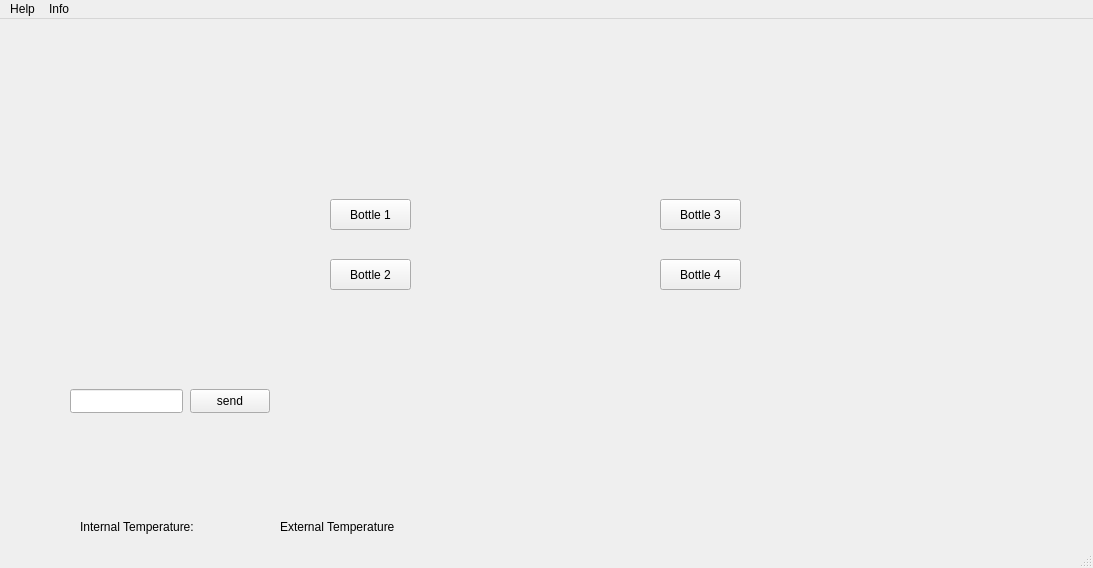
<?xml version="1.0" encoding="UTF-8"?>
<ui version="4.0">
 <class>MainWindow</class>
 <widget class="QMainWindow" name="MainWindow">
  <property name="geometry">
   <rect>
    <x>0</x>
    <y>0</y>
    <width>1093</width>
    <height>568</height>
   </rect>
  </property>
  <property name="windowTitle">
   <string>WaterSampler</string>
  </property>
  <property name="windowIcon">
   <iconset resource="resource.qrc">
    <normaloff>:/images/images/RemotelyOperatedWaterSampler.png</normaloff>:/images/images/RemotelyOperatedWaterSampler.png</iconset>
  </property>
  <widget class="QWidget" name="centralwidget">
   <widget class="QPushButton" name="btn_btl">
    <property name="geometry">
     <rect>
      <x>330</x>
      <y>180</y>
      <width>81</width>
      <height>31</height>
     </rect>
    </property>
    <property name="text">
     <string>Bottle 1</string>
    </property>
   </widget>
   <widget class="QPushButton" name="btn_btl_2">
    <property name="geometry">
     <rect>
      <x>330</x>
      <y>240</y>
      <width>81</width>
      <height>31</height>
     </rect>
    </property>
    <property name="text">
     <string>Bottle 2</string>
    </property>
   </widget>
   <widget class="QPushButton" name="btn_btl_3">
    <property name="geometry">
     <rect>
      <x>660</x>
      <y>180</y>
      <width>81</width>
      <height>31</height>
     </rect>
    </property>
    <property name="text">
     <string>Bottle 3</string>
    </property>
   </widget>
   <widget class="QPushButton" name="btn_btl_4">
    <property name="geometry">
     <rect>
      <x>660</x>
      <y>240</y>
      <width>81</width>
      <height>31</height>
     </rect>
    </property>
    <property name="text">
     <string>Bottle 4</string>
    </property>
   </widget>
   <widget class="QLabel" name="watersampler">
    <property name="geometry">
     <rect>
      <x>460</x>
      <y>140</y>
      <width>151</width>
      <height>181</height>
     </rect>
    </property>
    <property name="text">
     <string/>
    </property>
    <property name="pixmap">
     <pixmap resource="resource.qrc">:/images/images/RemotelyOperatedWaterSampler.png</pixmap>
    </property>
    <property name="scaledContents">
     <bool>true</bool>
    </property>
   </widget>
   <widget class="QLineEdit" name="lntest">
    <property name="geometry">
     <rect>
      <x>70</x>
      <y>370</y>
      <width>113</width>
      <height>24</height>
     </rect>
    </property>
   </widget>
   <widget class="QPushButton" name="pushButton">
    <property name="geometry">
     <rect>
      <x>190</x>
      <y>370</y>
      <width>80</width>
      <height>24</height>
     </rect>
    </property>
    <property name="text">
     <string>send</string>
    </property>
   </widget>
   <widget class="QLabel" name="connection">
    <property name="geometry">
     <rect>
      <x>50</x>
      <y>450</y>
      <width>201</width>
      <height>51</height>
     </rect>
    </property>
    <property name="styleSheet">
     <string notr="true">#connection[state = &quot;off&quot;]{
	image: url(:/images/images/disconnected.png);
}
#connection[state = &quot;on&quot;]{
	image: url(:/images/images/connected.png);
}</string>
    </property>
    <property name="text">
     <string/>
    </property>
    <property name="state" stdset="0">
     <string>off</string>
    </property>
   </widget>
   <widget class="QLabel" name="lnonboard_temp">
    <property name="geometry">
     <rect>
      <x>210</x>
      <y>500</y>
      <width>61</width>
      <height>16</height>
     </rect>
    </property>
    <property name="styleSheet">
     <string notr="true">#connection[state = &quot;off&quot;]{
	image: url(:/images/images/disconnected.png);
}
#connection[state = &quot;on&quot;]{
	image: url(:/images/images/connected.png);
}</string>
    </property>
    <property name="text">
     <string/>
    </property>
   </widget>
   <widget class="QLabel" name="lnonboard">
    <property name="geometry">
     <rect>
      <x>80</x>
      <y>500</y>
      <width>121</width>
      <height>16</height>
     </rect>
    </property>
    <property name="styleSheet">
     <string notr="true">#connection[state = &quot;off&quot;]{
	image: url(:/images/images/disconnected.png);
}
#connection[state = &quot;on&quot;]{
	image: url(:/images/images/connected.png);
}</string>
    </property>
    <property name="text">
     <string>Internal Temperature:</string>
    </property>
   </widget>
   <widget class="QLabel" name="lnexternal_temp">
    <property name="geometry">
     <rect>
      <x>410</x>
      <y>500</y>
      <width>61</width>
      <height>16</height>
     </rect>
    </property>
    <property name="styleSheet">
     <string notr="true">#connection[state = &quot;off&quot;]{
	image: url(:/images/images/disconnected.png);
}
#connection[state = &quot;on&quot;]{
	image: url(:/images/images/connected.png);
}</string>
    </property>
    <property name="text">
     <string/>
    </property>
   </widget>
   <widget class="QLabel" name="lnexternal">
    <property name="geometry">
     <rect>
      <x>280</x>
      <y>500</y>
      <width>121</width>
      <height>16</height>
     </rect>
    </property>
    <property name="styleSheet">
     <string notr="true">#connection[state = &quot;off&quot;]{
	image: url(:/images/images/disconnected.png);
}
#connection[state = &quot;on&quot;]{
	image: url(:/images/images/connected.png);
}</string>
    </property>
    <property name="text">
     <string>External Temperature</string>
    </property>
   </widget>
  </widget>
  <widget class="QStatusBar" name="statusbar"/>
  <widget class="QMenuBar" name="menubar">
   <property name="geometry">
    <rect>
     <x>0</x>
     <y>0</y>
     <width>1093</width>
     <height>21</height>
    </rect>
   </property>
   <widget class="QMenu" name="menuHelp">
    <property name="title">
     <string>Help</string>
    </property>
   </widget>
   <widget class="QMenu" name="menuInfo">
    <property name="title">
     <string>Info</string>
    </property>
    <addaction name="actionAbout_Us"/>
    <addaction name="actionOur_Project"/>
   </widget>
   <addaction name="menuHelp"/>
   <addaction name="menuInfo"/>
  </widget>
  <action name="actionAbout_Us">
   <property name="text">
    <string>About Us...</string>
   </property>
  </action>
  <action name="actionOur_Project">
   <property name="text">
    <string>Our Project...</string>
   </property>
  </action>
 </widget>
 <resources>
  <include location="resource.qrc"/>
 </resources>
 <connections/>
</ui>
